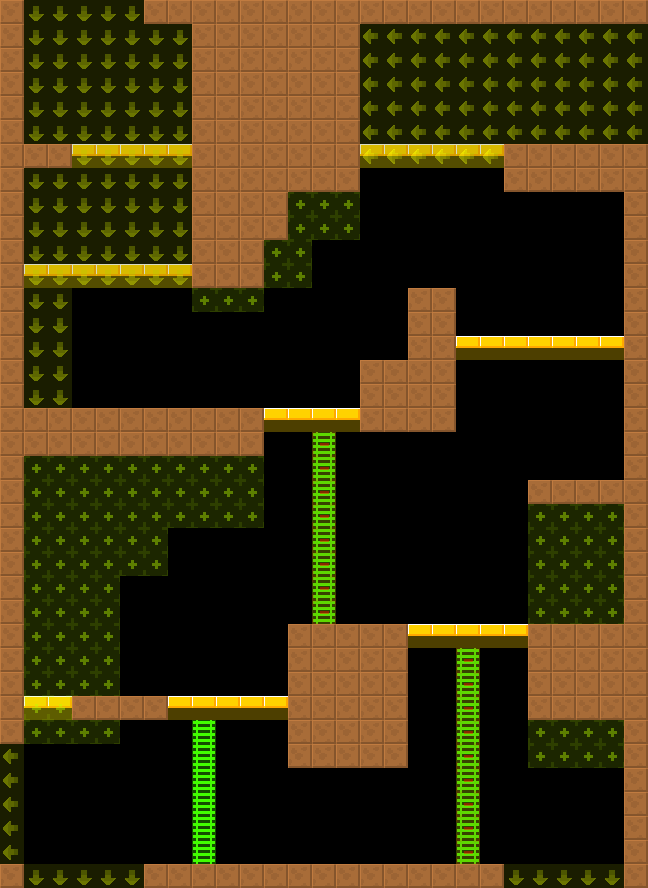

This game map was drawn from its Tiled (.tmx) file and the tilesets committed beside it. A one-line description and the trimmed map source follow:
An orthogonal 27x37 tile map with 24x24 px tiles, 2 tile layers (col, lnk), 2 tilesets.

<map version="1.4" tiledversion="1.4.2" orientation="orthogonal" renderorder="right-down" width="27" height="37" tilewidth="24" tileheight="24" infinite="0" nextlayerid="4" nextobjectid="8">
 <tileset firstgid="6" source="../../lnk.tsx" />
 <tileset firstgid="1" source="../../col.tsx" />
 <layer id="1" name="col" width="27" height="37">
  <data>[999 cells, 330 non-empty, 3 distinct tile ids]</data>
 </layer>
 <layer id="2" name="lnk" width="27" height="37" opacity="0.5">
  <data>[999 cells, 297 non-empty, 4 distinct tile ids]</data>
 </layer>
 <objectgroup id="3" name="markers" opacity="0.5">
 </objectgroup>
</map>
